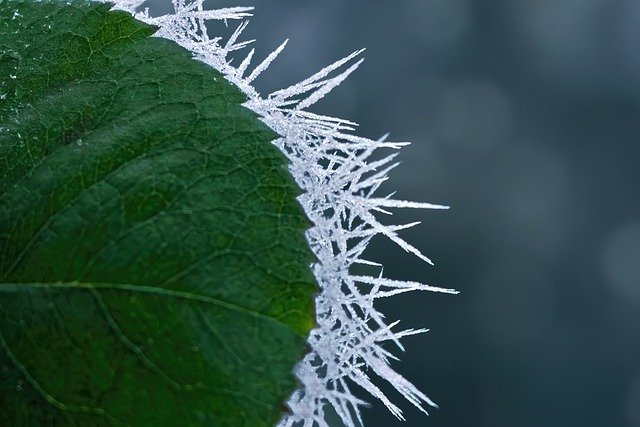
#> input picture img_sample/img2.jpg, 640 x 427 px
$ python roberts_mask.py
#> lines starting #> are read from the running program, lines starting #| are printed output that depends on the picture; after the words box and inside, x2 and y2 are one past the last pixel; in counts of white or black regions, pixels touching at a corner belong together
import cv2
import numpy as np

def roberts(img):
    h,w = img.shape[:2]
    roberts_img = np.zeros((h,w))
    mask1 = np.array([[0,0,-1],[0,1,0],[0,0,0]])
    mask2 = np.array([[-1,0,0],[0,1,0],[0,0,0]])
    for row in range(h-3):
        for col in range(w-3):
            center_value1=0
            center_value2=0
            sum=0
            for i in range(3):
                for j in range(3):
                    center_value1 += int(img[i+row][j+col])*mask1[i][j]
                    center_value2 += int(img[i+row][j+col])*mask2[i][j]
            sum = abs(center_value1)+abs(center_value2)
            if sum > 255 : sum = 255
            roberts_img[row+1][col+1] = sum
    return roberts_img

img = cv2.imread('./img_sample/img2.jpg',0)
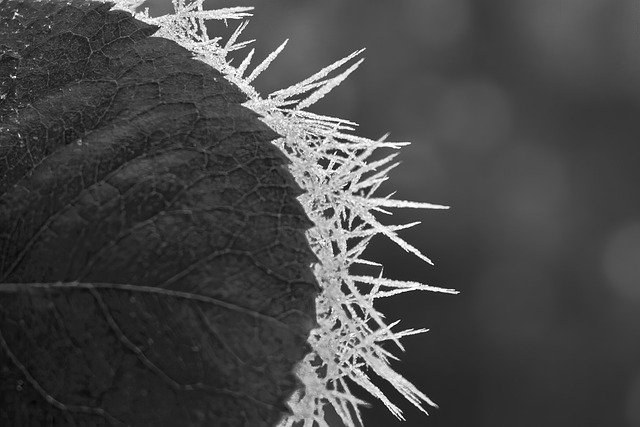
#> img: shape (427, 640); min 0, max 255, mean 71.3
roberts_img = roberts(img)
#> after the loop in roberts, `for row in range(h-3):`:
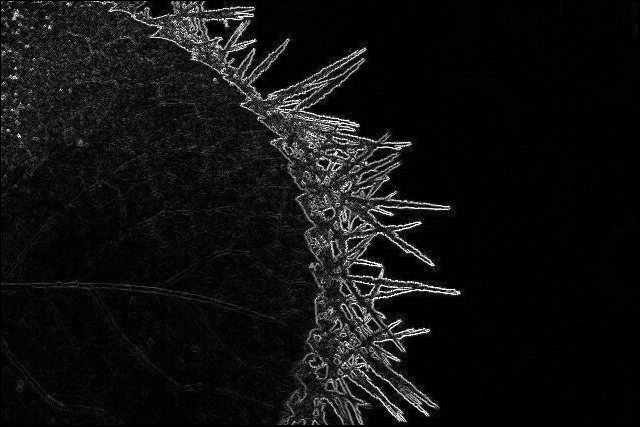
#> roberts_img: shape (427, 640) float64; min 0, max 255, mean 17.2

cv2.imwrite('./processed_img/img2_roberts.jpg',roberts_img)
cv2.imshow('img',roberts_img)
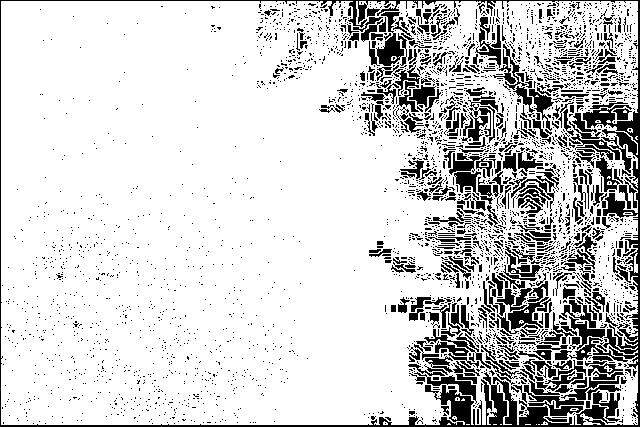
#> window 'img': shape (427, 640); 81.7% white; 3823 black regions (3401 under 20 px), largest, box (x1, y1, x2, y2) and area: (0, 0, 640, 427) 9231, (376, 12, 404, 66) 649, (508, 297, 549, 330) 463
cv2.waitKey(0)
cv2.destroyAllWindows(0)

$ run again, with img_sample/img1.jpg copied over img_sample/img2.jpg
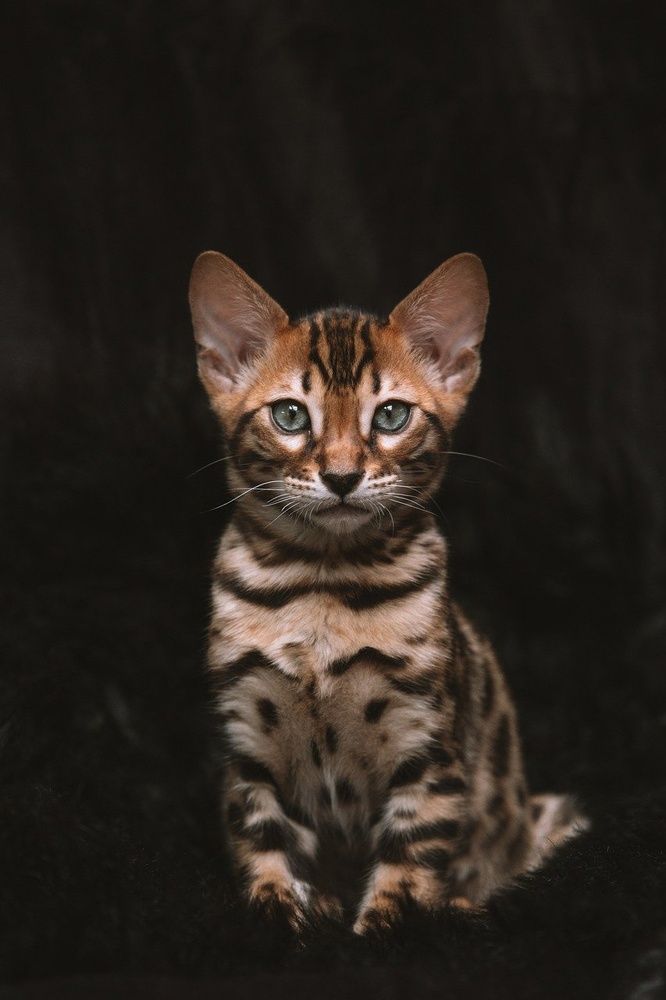
#> input picture img_sample/img1.jpg, 666 x 1000 px, shrunk from 853 x 1280 before the run
#> after the loop in roberts, `for row in range(h-3):`:
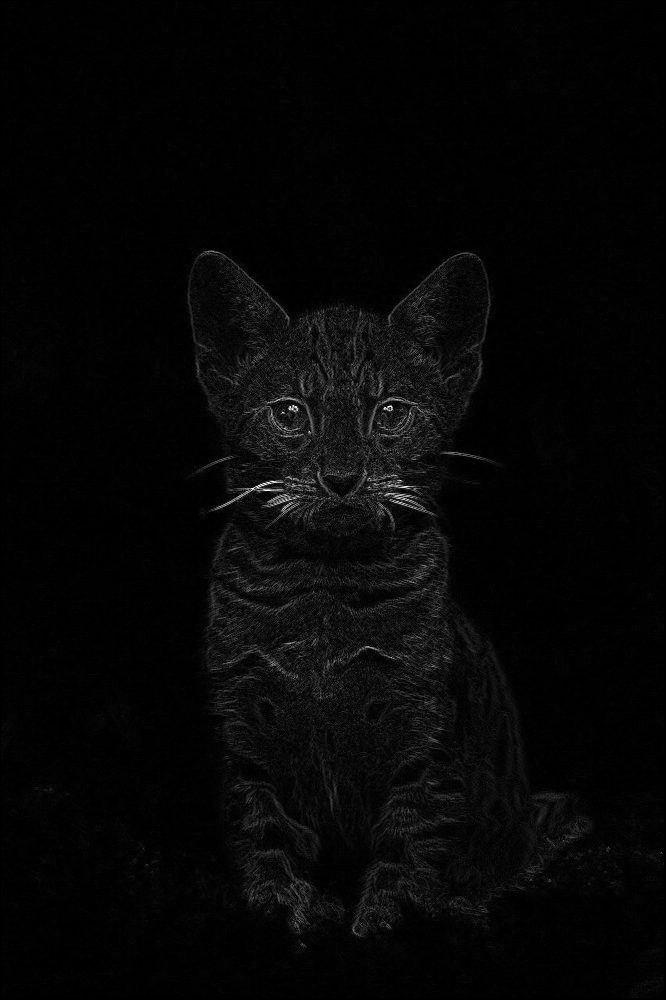
#> roberts_img: shape (1000, 666) float64; min 0, max 255, mean 6.2
#> `cv2.imshow('img',roberts_img)`:
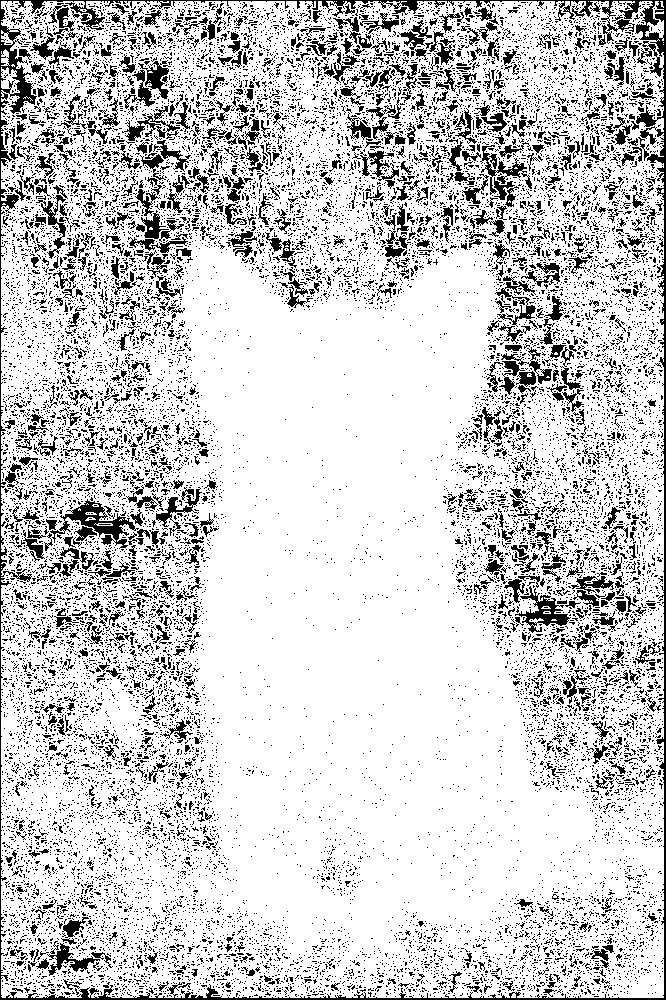
#> window 'img': shape (1000, 666); 80.9% white; black in thin lines or dots
